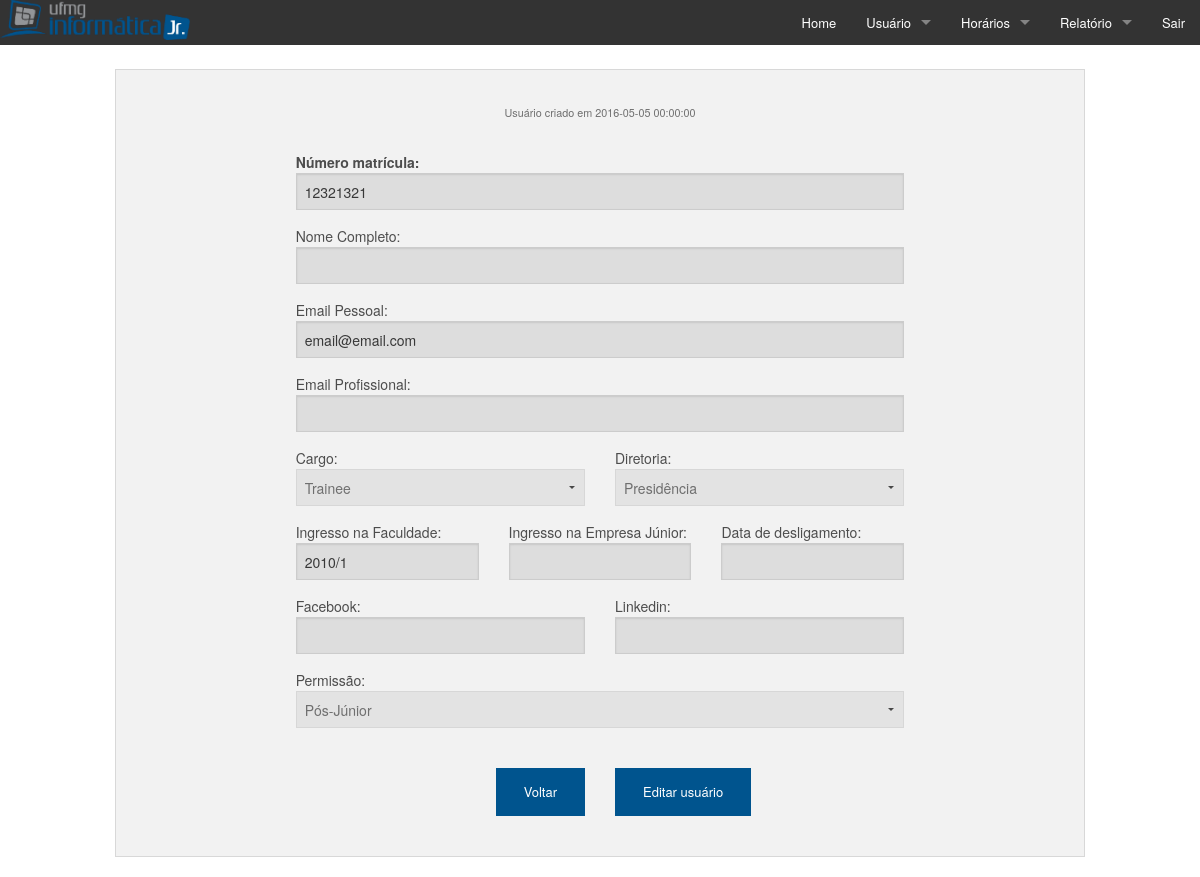
Page /pages/ver_usuario.php?id=12321321 (signed in) on the committed database.
### tables this page shows
CREATE TABLE IF NOT EXISTS `usuarios` (
  `matr` char(10) NOT NULL,
  `nome` varchar(50) NOT NULL,
  `senha` varchar(256) NOT NULL,
  `email_pessoal` char(50) NOT NULL,
  `email_profissional` varchar(50) DEFAULT NULL,
  `diretoria` int(11) DEFAULT NULL,
  `cargo` char(30) NOT NULL,
  `ingresso_faculdade` varchar(6) NOT NULL,
  `ingresso_empresa` varchar(45) DEFAULT NULL,
  `permissao` int(6) NOT NULL COMMENT 'admin ou comum',
  `conectado` int(11) NOT NULL COMMENT '1=CONECTADO; 0=NÃO CONECTADO',
  `data_criacao` datetime NOT NULL,
  `data_desligamento` varchar(45) DEFAULT NULL,
  `facebook` varchar(255) DEFAULT NULL,
  `linkedin` varchar(255) DEFAULT NULL,
  PRIMARY KEY (`matr`),
  UNIQUE KEY `email` (`email_pessoal`),
  KEY `diretoria` (`diretoria`),
  KEY `id_premissoes_idx` (`permissao`)
);

CREATE TABLE IF NOT EXISTS `diretorias` (
  `id_diretoria` int(11) NOT NULL AUTO_INCREMENT,
  `nome_diretoria` varchar(25) NOT NULL,
  PRIMARY KEY (`id_diretoria`)
);

CREATE TABLE IF NOT EXISTS `permissoes` (
  `id_permissoes` int(11) NOT NULL AUTO_INCREMENT,
  `nome_permissoes` varchar(25) NOT NULL,
  PRIMARY KEY (`id_permissoes`)
);

### pages/ver_usuario.php (the view, shortened to what this page needs)
<?php
	require_once("connect/testmysql_p.php");
	$matr = $_GET['id'];
	$sql_usuario = "SELECT * FROM usuarios WHERE matr='$matr';";
	if (isset($sql_usuario)) {
		$result = mysqli_query($conn, $sql_usuario);
	}
	$sql_diretoria = "SELECT nome_diretoria FROM usuarios JOIN diretorias ON diretoria=id_diretoria WHERE matr='$matr';";
	if (isset($sql_diretoria)) {
		$result2 = mysqli_query($conn, $sql_diretoria);
	} else
		echo 'Erro: ' . mysqli_error($conn);
	while ($row = mysqli_fetch_assoc($result2)) {
		$nome_diretoria = $row['nome_diretoria'];
	}
	$sql_permissao = "SELECT nome_permissoes FROM usuarios JOIN permissoes ON permissao=id_permissoes WHERE matr='$matr';";
	if (isset($sql_permissao)) {
		$result3 = mysqli_query($conn, $sql_permissao);
	} else
		echo 'Erro: ' . mysqli_error($conn);
	while ($row = mysqli_fetch_assoc($result3)) {
		$nome_permissao = $row['nome_permissoes'];
	}
	while ($row = mysqli_fetch_assoc($result)) {
?>
<!doctype html>
<html class="no-js" lang="en">
<head>
	<link rel="stylesheet" href="../css/foundation.css" />
</head>
<body>
	<?php
		require_once("menu/menu.php");
		echo "<br>";
	?>
	<div class="row">
		<div class="large-12 columns">
			<div class="panel">
				<h5 class="text-center"><small>Usuário criado em <?php echo $row['data_criacao']?></small></h5>
				<br>
				<div class="row">
					<div class="large-8 push-2 columns">
						<form>
							<label class="fn"><strong> Número matrícula: </strong><input type="text" id="matricula" value='<?php echo $row['matr']?>' disabled /> </label>
							<label> Nome Completo: <input type="text" id="name" value='<?php echo $row['nome']?>' disabled/> </label>
							<label> Email Pessoal: <input type="text" id="email" value='<?php echo $row['email_pessoal']?>' disabled/> </label>
							<label> Email Profissional: <input type="text" id="email" value='<?php echo $row['email_profissional']?>' disabled/> </label>
							<div class="row">
    							<div class="large-6 columns" >
									<label>Cargo:
										<select disabled>
											<option value="" ><?php echo $row['cargo']?></option>
										</select>
									</label>
		    					</div>
		    					<div class="large-6 columns" >
		    						<label >Diretoria:
										<select disabled>
											<option value=""><?php echo $nome_diretoria?></option>
										</select>
									</label>
								</div>
							</div>
							<div class="row">
    							<div class="large-4 columns" >
		    						<label> Ingresso na Faculdade: <input type="text" value='<?php echo $row['ingresso_faculdade']?>' disabled/></label>
		    					</div>
		    					<div class="large-4 columns" >
		    						<label> Ingresso na Empresa Júnior: <input type="text" value='<?php echo $row['ingresso_empresa']?>' disabled/> </label>
		    					</div>
		    					<div class="large-4 columns" >
		    						<label> Data de desligamento: <input type="text" value='<?php echo $row['data_desligamento']?>' disabled/> </label>
		    					</div>
		    				</div>
		    				<div class="row">
    							<div class="large-6 columns" >
		    						<label> Facebook: <input type="text" value='<?php echo $row['facebook']?>' disabled/></label>
		    					</div>
		    					<div class="large-6 columns" >
		    						<label> Linkedin: <input type="text" value='<?php echo $row['linkedin']?>' disabled/> </label>
		    					</div>
		    				</div>
							<?php
								if($permissao_sessao[0] == 1) {
							?>
									<label >Permissão:
										<select disabled>
											<option value=""><?php echo $nome_permissao?></option>
										</select>
									</label>
							<?php
								}
							?>
							<br>
							<div class="row">
								<div class="large-6 columns text-right">
									<a href="listar_usuarios.php"class="small button">Voltar</a>
								</div>
							<?php
								if($permissao_sessao[0] == 1) {
							?>
								<div class="large-6 columns text-left">
									<a href="editar_usuario.php?id=<?php echo $matr?>"class="small button">Editar usuário</a>
								</div>
							<?php
								}
							?>
							</div>
						</form>
						<?php
							}
						?>
					</div>
				</div>
			</div>
		</div>
	</div>
</body>
</html>

### pages/menu/menu.php (shortened to what this page needs)
<?php
	if(isset($_SESSION['matricula'])) {
    	$matricula_sessao = $_SESSION['matricula'];
	}
	$sql_controle = "SELECT permissao FROM usuarios WHERE matr=$matricula_sessao;";
	if (isset($sql_controle)) {
		$controle = mysqli_query($conn, $sql_controle);
	}
	$permissao_sessao = mysqli_fetch_row($controle);
?>
	<nav class="top-bar" data-topbar role="navigation">
		<ul class="title-area">
			<li class="name logo">
				<a href="home.php"><img src="../img/logomenu.png"></a>
			</li>
		</ul>
		<section class="top-bar-section">
			<ul class="right">
				<li><a href="home.php">Home</a></li>
				<li class="has-dropdown">
					<a href="#">Usuário</a>
				</li>
				<li class="has-dropdown">
					<a href="#">Horários</a>
				</li>
				<li class="has-dropdown">
					<a href="#">Relatório</a>
				</li>
				<li><a href="logout.php">Sair</a></li>
			</ul>
		</section>
	</nav>

### rows in the picture
usuarios: data_criacao "2016-05-05 00:00:00", matr "12321321", email_pessoal "email@email.com", cargo "Trainee", diretoria.nome_diretoria "Presidência", ingresso_faculdade "2010/1", nome_permissoes "Pós-Júnior"
